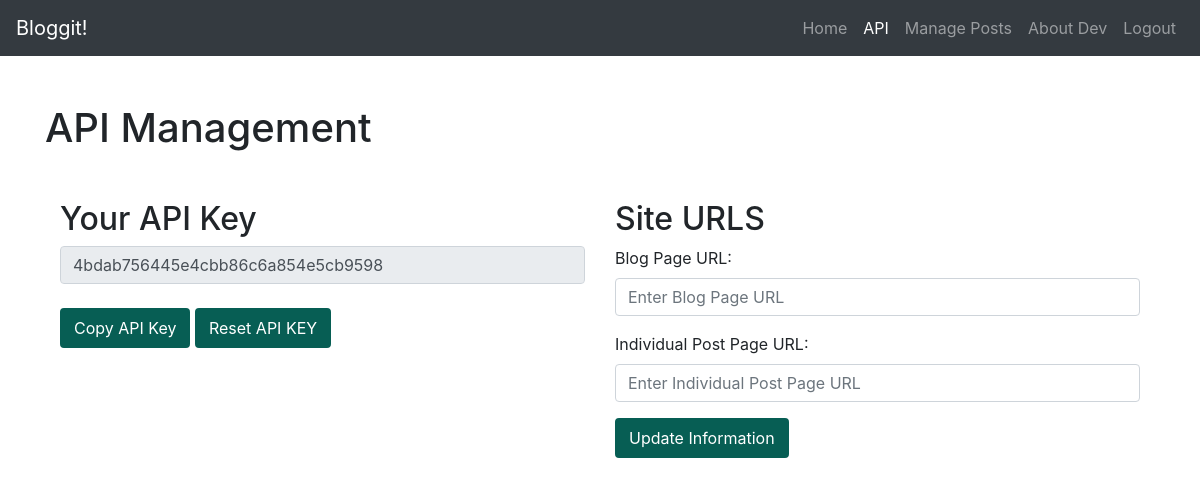
The page /dashboard/api (signed in) on the database as committed earlier.
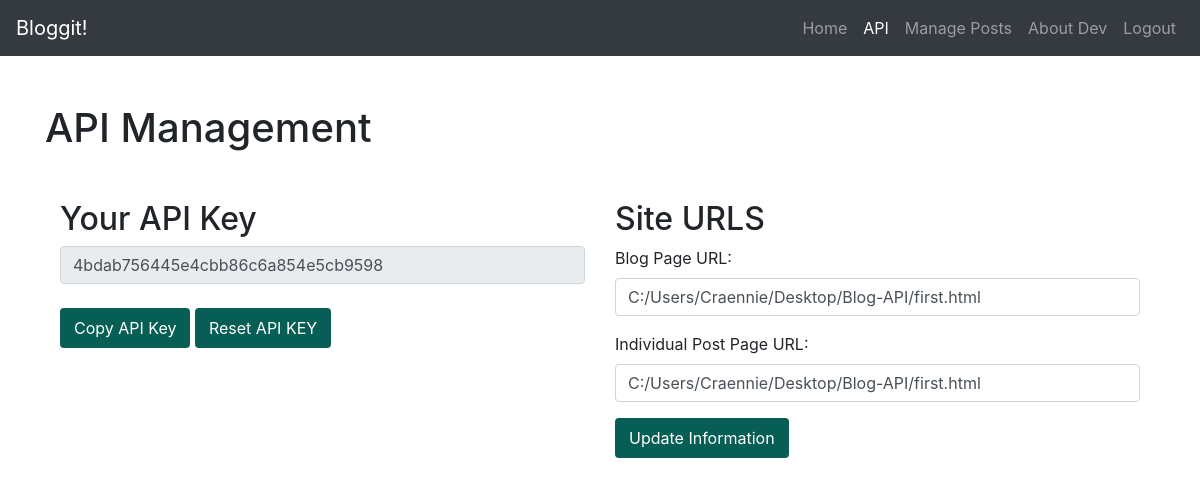
The same page on the database as committed later.
### userprofile/models.py (models this page shows, shortened)
class Token(models.Model):
    key = models.CharField(max_length=100, editable = False)
    user = models.ForeignKey(User, on_delete = models.CASCADE)
    created = models.DateTimeField(default = datetime.now(), editable=False)

### app/models.py (models this page shows, shortened)
class UserSites(models.Model):
    user = models.ForeignKey(User, on_delete=models.CASCADE)
    blog_page = models.CharField(max_length = 10000,  blank=True, null=True)
    individual_blog_post = models.CharField(max_length = 10000,  blank=True, null=True)

### app/views.py (the view, shortened to what this page needs)
# urls.py: path("dashboard/api", login_required(ApiPageView.as_view())),
class ApiPageView(View):
    template_name = "api.html"
    def get(self, request, *args, **kwargs):
        token, create_token = Token.objects.get_or_create(user = request.user)
        try:
            user_sites = get_object_or_404(UserSites, user = request.user)
        except:
            user_sites = []
        if token:
            user_api_key = token.key
        elif token is None:
            user_api_key = create_token.key
        else:
            user_api_key = "Not Availabe for now!"
        context = {
            "api_key": user_api_key,
            "user_sites": user_sites
        }
        return render(request, self.template_name, context)

### templates/api.html (shortened to what this page needs)
{% load static %}
<!DOCTYPE html>
<html>
<head>
    <link rel="stylesheet" href="https://maxcdn.bootstrapcdn.com/bootstrap/4.5.2/css/bootstrap.min.css">
</head>
<body>
    {% include 'extensions/nav.html' %}
<div class="container mt-5">
    <h1>API Management</h1>
    <div class="container mt-5">
        <div class="row mt-4">
            <div class="col-md-6">
                <div class="row">
                    <div class="col-md-12">
                        <h2>Your API Key</h2>
                    </div>
                    <div class="col-md-12">
                        <input type="text" id="apiKey" class="form-control" value="{{ api_key }}" readonly><br>
                        <form action="" method="post">
                            <button class="btn btn-primary" id="copyApiKey">Copy API Key</button>
                            <button class="btn btn-primary" name="reset-api-key">Reset API KEY</button>
                        </form>
                    </div>
                </div>
            </div>
            <div class="col-md-6 site">
                <h2>Site URLS</h2>
                <form id="apiInfoForm" method="post">
                    <div class="form-group">
                        <label for="blogPage">Blog Page URL:</label>
                        <input type="text" class="form-control" id="blogPage" name = "blogPage" placeholder="Enter Blog Page URL" value = "{{ user_sites.blog_page }}">
                    </div>
                    <div class="form-group">
                        <label for="individualPostPage">Individual Post Page URL:</label>
                        <input type="text" class="form-control" id="individualPostPage" name="individualPostPage" placeholder="Enter Individual Post Page URL" value = "{{ user_sites.individual_blog_post }}">
                    </div>
                    <button type="submit" class="btn btn-primary" id="update-sites" name="update-sites">Update Information</button>
                </form>
            </div>
        </div>
    </div>
</div>
</body>
</html>

### templates/extensions/nav.html (shortened to what this page needs)
<nav class="navbar navbar-expand-lg navbar-dark bg-dark sticky-top">
    <a class="navbar-brand" href="/">Bloggit!</a>
    <div class="collapse navbar-collapse" id="navbarNav">
        <ul class="navbar-nav ml-auto">
            <li class="nav-item">
                <a class="nav-link" href="/">Home</a>
            </li>
            <li class="nav-item">
                <a class="nav-link" href="/dashboard/api">API</a>
            </li>
            <li class="nav-item">
                <a class="nav-link" href="/dashboard/admin">Manage Posts</a>
            </li>
            <li class="nav-item">
                <a class="nav-link" href="/aboutme">About Dev</a>
            </li>
            {% if request.user.is_authenticated %}
                <li class="nav-item">
                    <a class="nav-link" href="/accounts/logout">Logout</a>
                </li>
            {% else %}
            <li class="nav-item">
                <a class="nav-link" href="/accounts/login">Login</a>
            </li>
            {% endif %}
        </ul>
    </div>
</nav>

### templates/api.html (style rules this page uses)
.btn-primary { background-color: #075e54; border: 2px solid #075e54; }

Rows that differ between the two databases and show on the page:
added UserSites: blogPage "C:/Users/Craennie/Desktop/Blog-API/first.html", individualPostPage "C:/Users/Craennie/Desktop/Blog-API/first.html"
